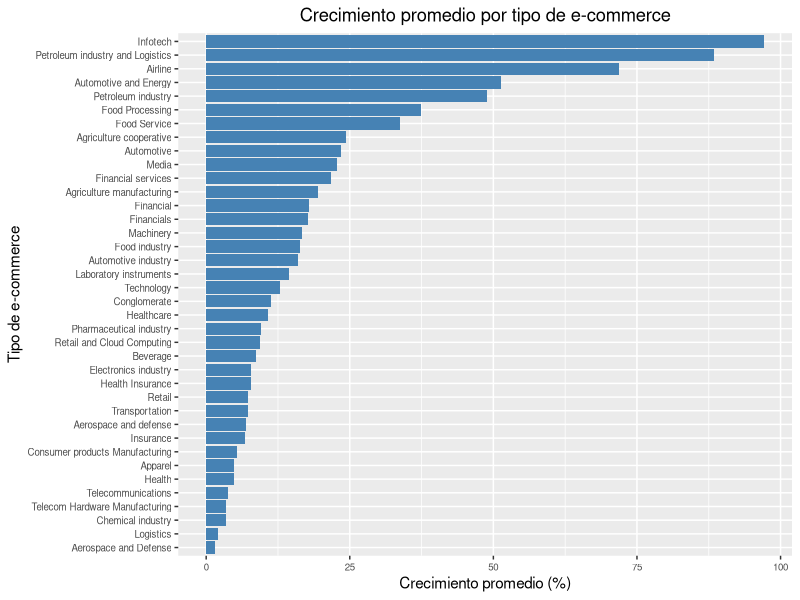
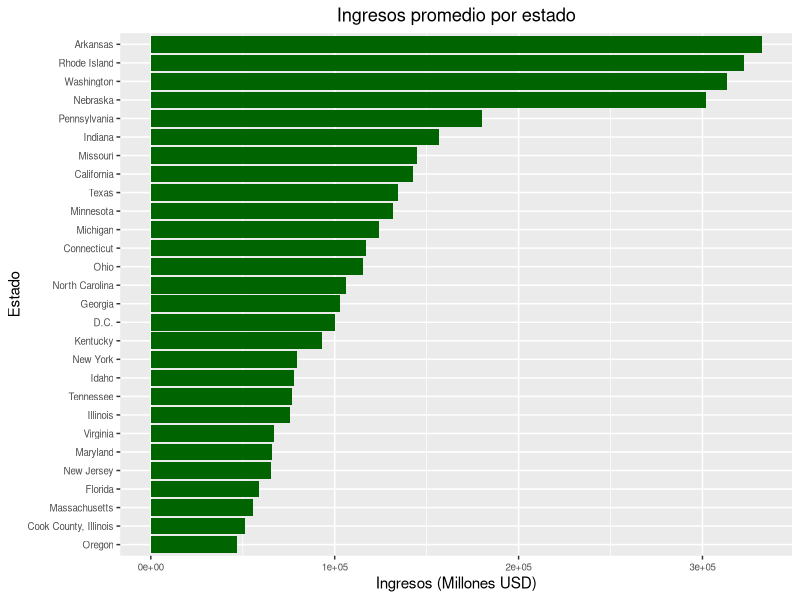
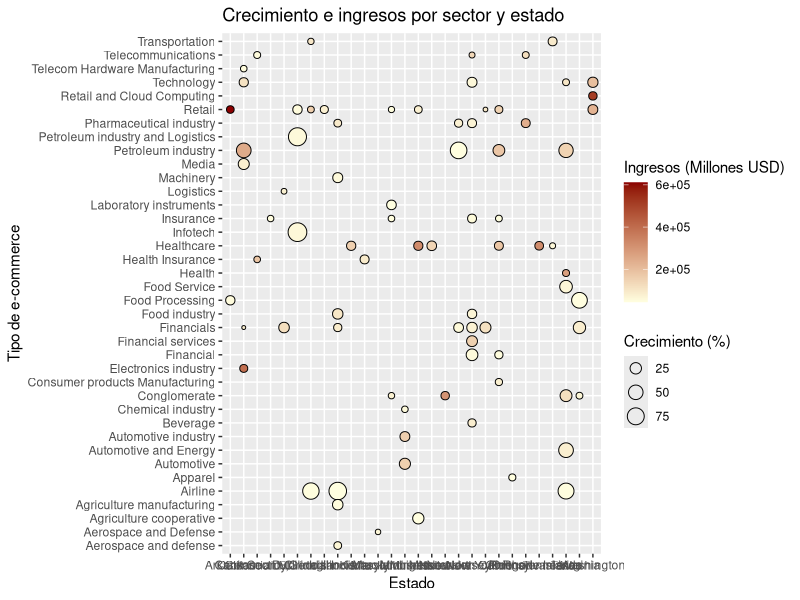

Here is the R script that generated these plots, in order:
#-------------------Análisis de Crecimiento del E-commerce en EU-------------------

#Cargar las librerías necesarias 
library(readr)
library(tidyverse)
library(ggplot2)
library(dplyr)

#Cargar la base de datos 
data <- read_csv("usa_online_shopping.csv")
 
#Vista general de los datos 
glimpse(data)
summary(data)

#---------------------------------Limpieza de datos----------------------------------

#Convertir el porcentaje de crecimiento a número ya que se encuentra como string
#Crear una nueva columna solo con el estado (omitiendo la ciudad)
data <- data %>%
  mutate(GrowthRate = as.numeric(str_replace(`Revenue growth`,"%","")),State = str_trim(str_extract(`Headquarters`, "(?<=, ).*"))) 

#Revisar si hay NAs
sum(is.na(data$GrowthRate))

#-------------------------------------Crecimiento por sector-------------------------

#Obtener un arreglo con el promedio de crecimiento por sector
growth_by_sector <- data %>%
  group_by(`Industry`) %>%
  summarise(
    avg_growth=mean(GrowthRate, na.rm = TRUE),
    Num_Comanies = n()
  ) %>%
  arrange(desc(avg_growth))

#Graficar el promedio de crecimiento por sector
ggplot(growth_by_sector, aes(x = reorder(`Industry`, avg_growth), y = avg_growth)) +
  geom_col(fill = "steelblue") +
  coord_flip() +
  labs(title = "Crecimiento promedio por tipo de e-commerce",
       x = "Tipo de e-commerce",
       y = "Crecimiento promedio (%)") + 
  theme(axis.text.y = element_text(size = 7), axis.text.x = element_text(size = 7),
        plot.title = element_text(hjust=0.5))

#------------------------------- Crecimiento por estado-----------------------------

#Calcular ingresos y crecimiento por estado 
geo_summary <- data %>%
  group_by(`State`) %>%
  summarise(
    avg_revenue = mean(`Revenue (USD millions)`, na.rm = TRUE),
    avg_growth = mean(GrowthRate, na.rm = TRUE),
    Num_Companies = n()
  ) %>%
  arrange(desc(avg_revenue))

#Graficar para visualizar los estados con mayores ingresos
ggplot(geo_summary, aes(x = reorder(`State`, avg_revenue), y = avg_revenue)) +
  geom_col(fill = "darkgreen") +
  coord_flip() +
  labs(title = "Ingresos promedio por estado",
       x = "Estado",
       y = "Ingresos (Millones USD)") +
  theme(axis.text.y = element_text(size = 7), axis.text.x = element_text(size = 7),
        plot.title = element_text(hjust=0.5))

#------------------------- ¿Qué tipo de negocio hay en cada estado? --------------

sector_geo <- data %>%
  group_by(`State`, `Industry`) %>%
  summarise(
    avg_growth = mean(GrowthRate, na.rm = TRUE),
    avg_revenue = mean(`Revenue (USD millions)`, na.rm = TRUE),
    Num_Companies = n()
  ) %>%
  arrange(desc(avg_growth))

#
ggplot(sector_geo, aes(x = `State`, y =  `Industry`, size = avg_growth, fill = avg_revenue)) +
  geom_point(shape = 21, color = "black") +
  scale_fill_gradient(low = "lightyellow", high = "darkred") +
  labs(title = "Crecimiento e ingresos por sector y estado",
       x = "Estado",
       y = "Tipo de e-commerce",
       size = "Crecimiento (%)",
       fill = "Ingresos (Millones USD)") 
theme_minimal()

